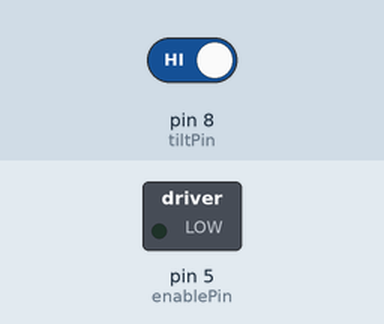
A sketch run on a simulated Arduino Uno, built with avr-gcc and run on an emulated ATmega328P. Parts: switched loads named in the sketch (green lamp = pin HIGH). The inputs (shaded band) are chosen by the test bench; at power-on: pin 8 (tiltPin) HIGH. What the sketch prints to the serial monitor is not drawn.

Above: at 1.2 s.
1.3 s: pin 8 (tiltPin) driven LOW
At 2.5 s:
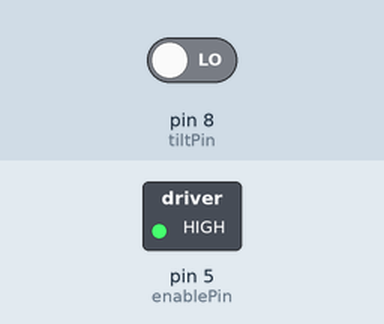
2.8 s: pin 8 (tiltPin) driven HIGH
At 3.9 s:
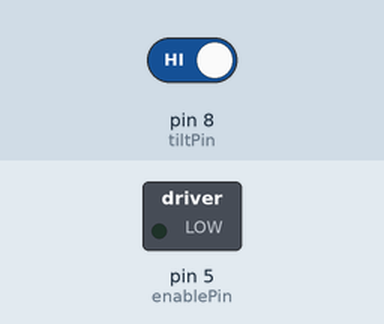
Timing chart, 0 to 5.8 s (numbered marks = the images above; inputs shaded):
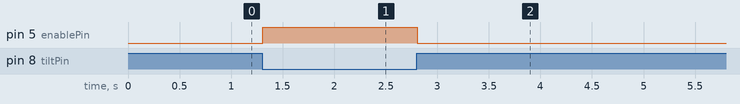

The sketch:

arduino_project_tilt_switch_turn_on_off_dc_motor.ino
```cpp
int tiltPin = 8;
int tiltVal;
int enablePin = 5;
int input1 = 4;
int input2 = 3;

void setup(){

  Serial.begin(9600);
  pinMode(tiltPin, INPUT);
  digitalWrite(tiltPin, HIGH);

}

void loop(){

  tiltVal = digitalRead(tiltPin);
  Serial.println(tiltVal);

  digitalWrite(input1, HIGH);
  digitalWrite(input2, LOW);

  if(tiltVal == 0){
    analogWrite(enablePin, 255);
  }
  else{
    analogWrite(enablePin, 0);
  }
}
```

Measured:
- after the input at 1.3 s, pin 5 (enablePin): LOW → HIGH at once
- after the input at 2.8 s, pin 5 (enablePin): HIGH → LOW at once
